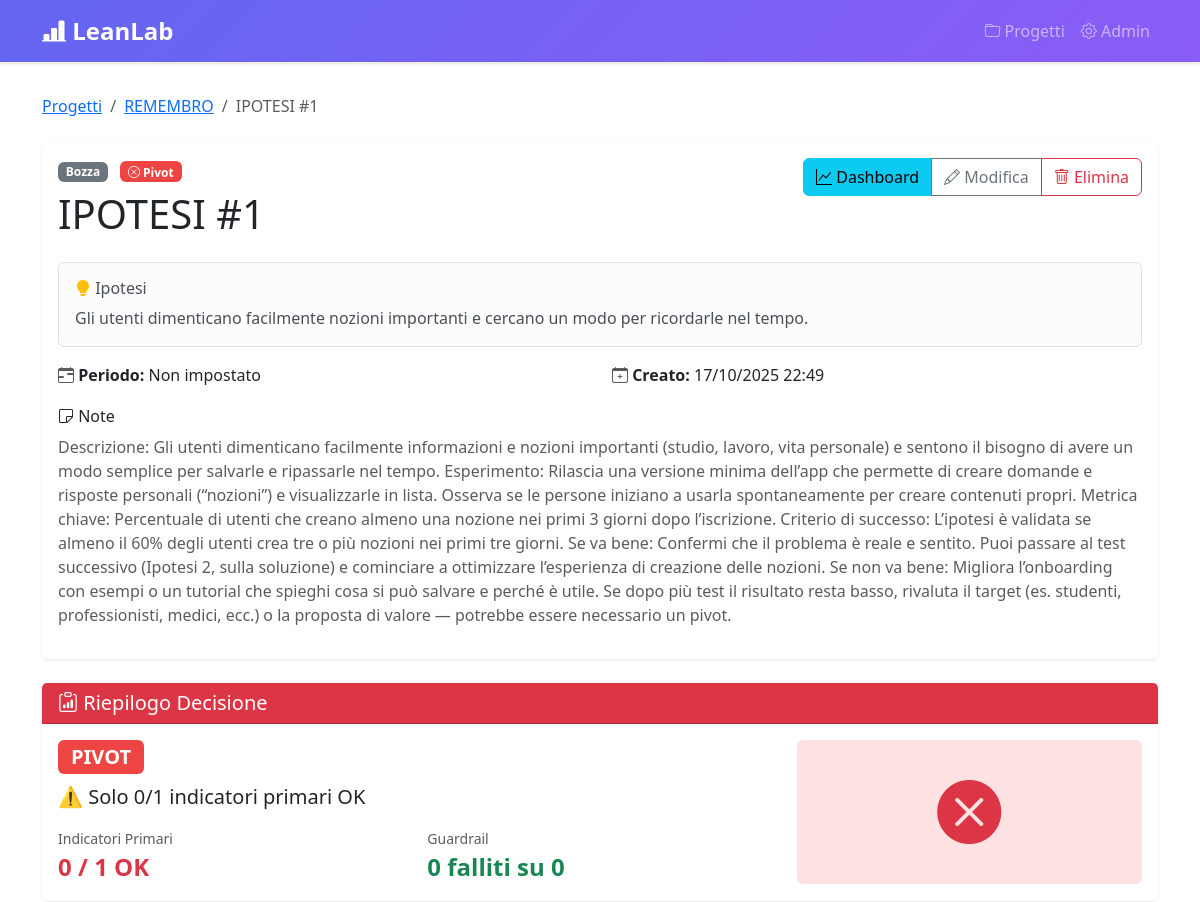
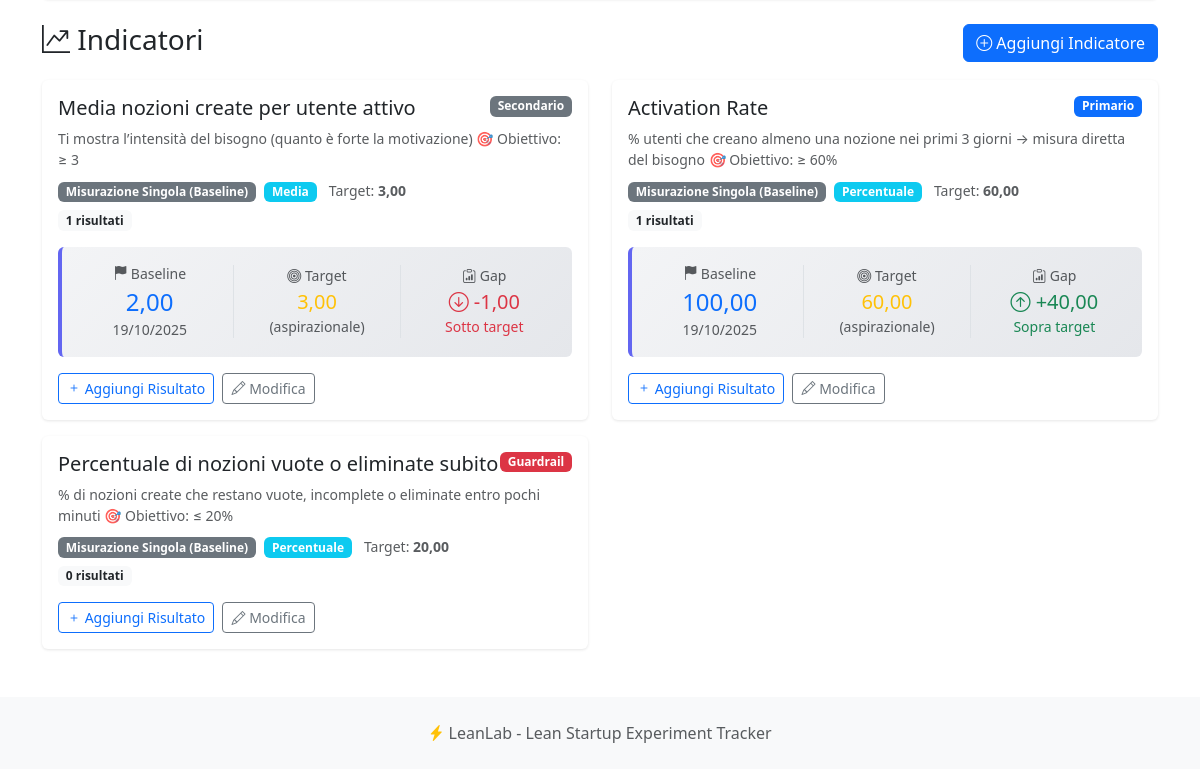
Page /projects/13/experiments/33/ on the earlier database version (2 pictures, top to bottom).
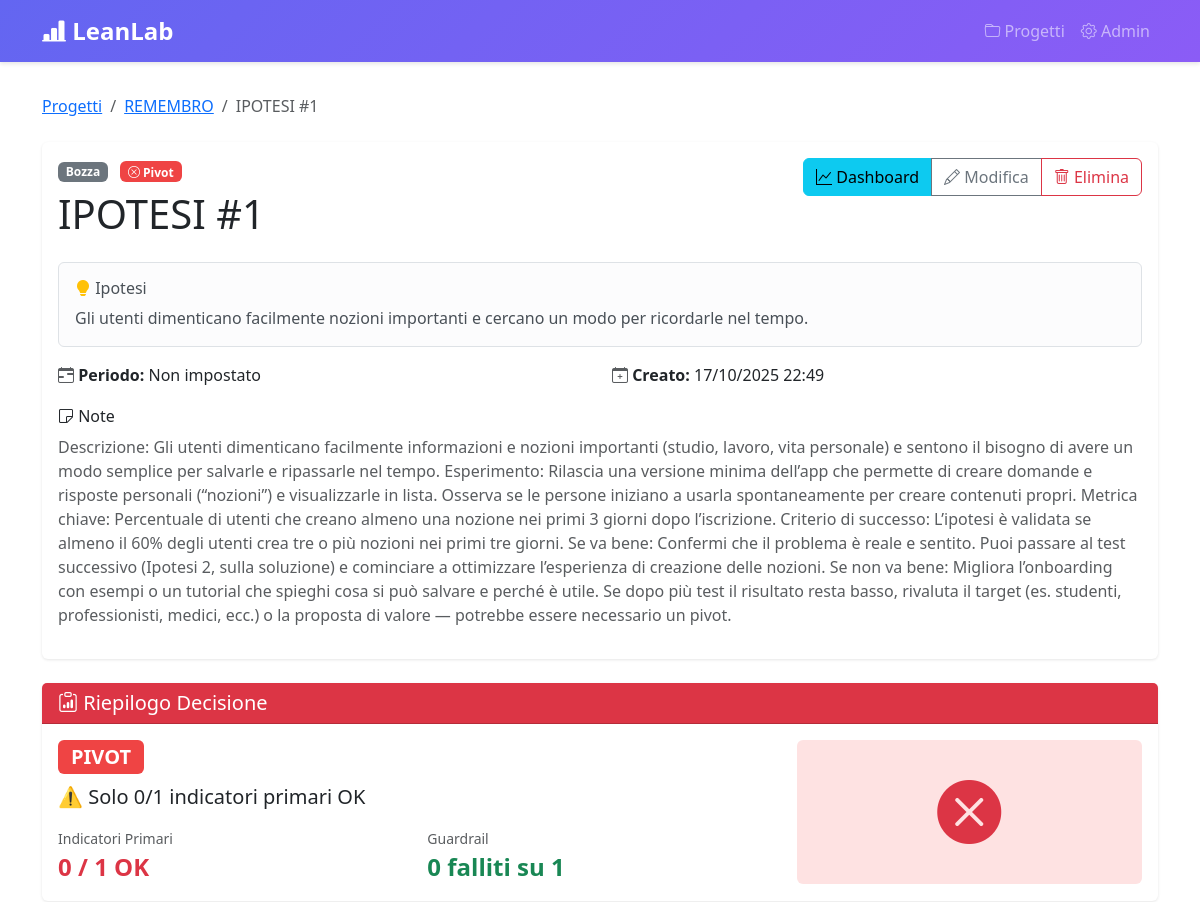
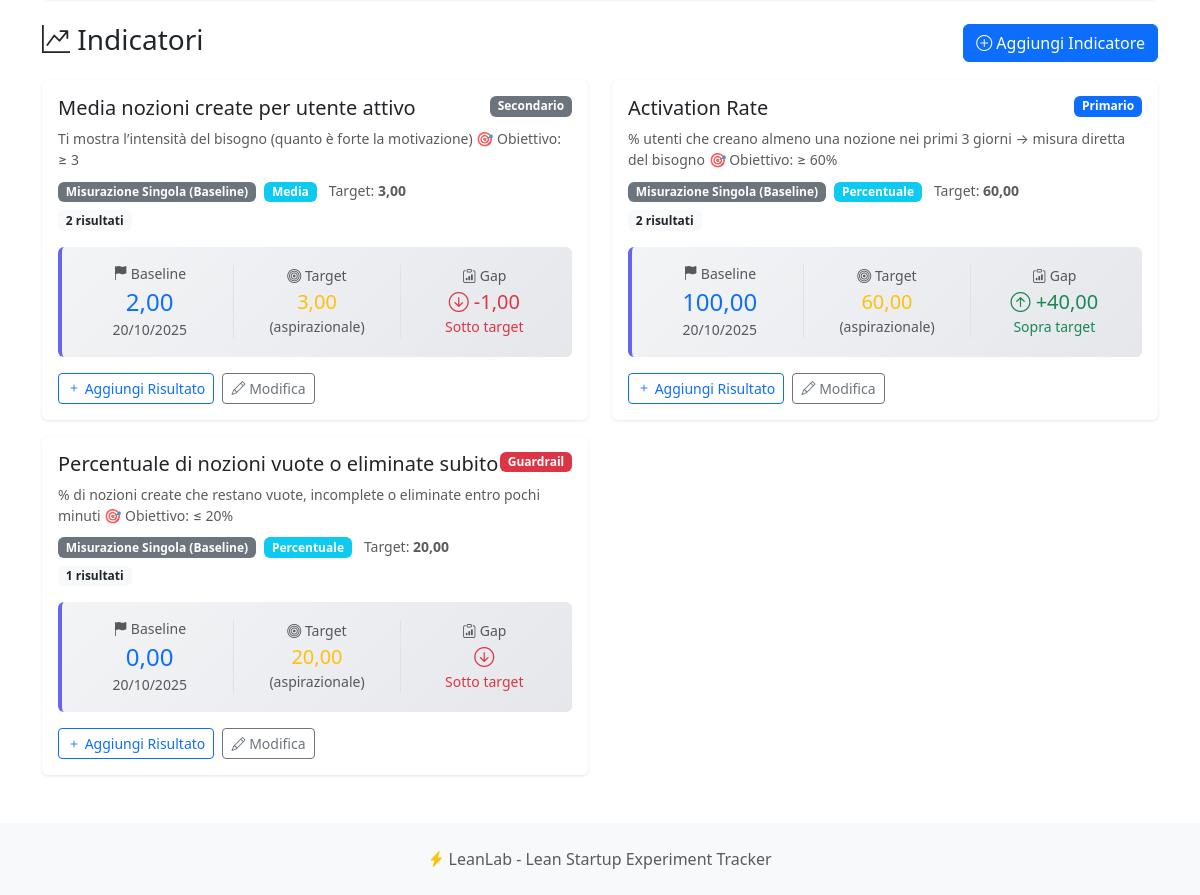
Same page on the later database version (2 pictures, top to bottom).
### metrics/models.py (models this page shows, shortened)
class Indicator(models.Model):
    TYPE_CHOICES = [
        ('percentage', 'Percentuale'),
        ('average', 'Media'),
        ('count', 'Conteggio'),
        ('revenue', 'Revenue'),
    ]
    ROLE_CHOICES = [
        ('primary', 'Primario'),
        ('guardrail', 'Guardrail'),
        ('secondary', 'Secondario'),
    ]
    TEST_TYPE_CHOICES = [
        ('ab_test', 'A/B Test (Control vs Variant)'),
        ('pre_post', 'Pre/Post Test (Before vs After)'),
        ('single', 'Misurazione Singola (Baseline)'),
    ]
    experiment = models.ForeignKey(Experiment, on_delete=models.CASCADE, related_name='indicators')
    name = models.CharField(max_length=200, verbose_name="Nome Indicatore")
    description = models.TextField(blank=True, verbose_name="Descrizione")
    indicator_type = models.CharField(max_length=20, choices=TYPE_CHOICES, default='percentage')
    role = models.CharField(max_length=20, choices=ROLE_CHOICES, default='primary')
    test_type = models.CharField(
        max_length=20,
        choices=TEST_TYPE_CHOICES,
        default='ab_test',
        verbose_name="Tipo di Test",
        help_text="A/B Test per varianti parallele, Pre/Post per before/after, Single per baseline"
    )
    target_uplift = models.DecimalField(
        max_digits=5,
        decimal_places=2,
        help_text="Target % miglioramento (es. 10 per +10%)",
        verbose_name="Target Uplift %"
    )
    bigquery_metric_key = models.CharField(
        max_length=100,
        blank=True,
        help_text="Chiave per recuperare dati da MockBigQueryData (es: completion_rate, retention_d7)",
        verbose_name="Metric Key BigQuery"
    )
    bigquery_query = models.TextField(
        blank=True,
        null=True,
        verbose_name="Query BigQuery SQL",
        help_text="Query SQL completa per calcolare automaticamente i valori. "
                  "Deve restituire le colonne: valore_control, valore_variant, uplift_percentuale (opzionale)"
    )
    created_at = models.DateTimeField(auto_now_add=True)
    class Meta:
        verbose_name = "Indicatore"
        verbose_name_plural = "Indicatori"
        ordering = ['experiment', '-role', 'name']

class Result(models.Model):
    indicator = models.ForeignKey(Indicator, on_delete=models.CASCADE, related_name='results')
    measured_at = models.DateField(verbose_name="Data Misurazione")
    value_control = models.DecimalField(max_digits=12, decimal_places=4, verbose_name="Valore Control")
    value_variant = models.DecimalField(max_digits=12, decimal_places=4, verbose_name="Valore Variant")
    delta_percentage = models.DecimalField(max_digits=8, decimal_places=2, null=True, blank=True, verbose_name="Delta %")
    decision_auto = models.CharField(max_length=20, blank=True, verbose_name="Decisione Auto")
    notes = models.TextField(blank=True, verbose_name="Note")
    created_at = models.DateTimeField(auto_now_add=True)
    class Meta:
        verbose_name = "Risultato"
        verbose_name_plural = "Risultati"
        ordering = ['-measured_at']
    def get_baseline_gap(self):
        if self.indicator.test_type != 'single':
            return None
        if not self.value_control:
            return None
        target_value = float(self.indicator.target_uplift or 0)
        baseline_value = float(self.value_control)
        if target_value == 0:
            return 0.0
        gap = baseline_value - target_value
        return round(gap, 2)

### projects/views.py (the view)
# urls.py: path('<int:project_pk>/experiments/<int:pk>/', views.experiment_detail, name='experiment_detail'),
def experiment_detail(request, project_pk, pk):
    project = get_object_or_404(Project, pk=project_pk)
    experiment = get_object_or_404(Experiment, pk=pk, project=project)
    indicators = experiment.indicators.all().prefetch_related('results')
    context = {
        'project': project,
        'experiment': experiment,
        'indicators': indicators,
    }
    return render(request, 'experiment_detail.html', context)

### projects/templates/experiment_detail.html (shortened to what the changed rows need)
{% extends 'base.html' %}
{% block content %}
<div class="card mb-4">
    <div class="card-body">
        <div class="d-flex justify-content-between align-items-start mb-3">
            <div>
                <h1 class="mb-2">
                     {{ experiment.title }}
                </h1>
            </div>
        </div>
    </div>
</div>
{% with summary=experiment.get_decision_summary %}
<div class="card mb-4 border-{% if summary.decision == 'persevere' %}success{% elif summary.decision == 'pivot' %}danger{% else %}secondary{% endif %}">
    <div class="card-body">
        <div class="row align-items-center">
            <div class="col-md-8">
                <div class="row">
                    <div class="col-6">
                        <small class="text-muted d-block">Guardrail</small>
                        <strong class="fs-4 {% if summary.guardrail_failed == 0 %}text-success{% else %}text-danger{% endif %}">
                            {{ summary.guardrail_failed }} falliti su {{ summary.guardrail_count }}
                        </strong>
                    </div>
                </div>
            </div>
        </div>
    </div>
</div>
{% endwith %}
{% if indicators %}
<div class="row">
    {% for indicator in indicators %}
    <div class="col-md-6 mb-3">
        <div class="card h-100">
            <div class="card-body">
                <div class="d-flex justify-content-between align-items-start mb-2">
                    <h5 class="card-title mb-0">{{ indicator.name }}</h5>
                    <span class="badge
                        {% if indicator.role == 'primary' %}bg-primary
                        {% elif indicator.role == 'guardrail' %}bg-danger
                        {% else %}bg-secondary{% endif %}">
                        {{ indicator.get_role_display }}
                    </span>
                </div>
                <p class="text-muted small mb-2">
                    {{ indicator.description|default:"Nessuna descrizione" }}
                </p>
                <div class="mt-2">
                    <span class="badge
                        {% if indicator.test_type == 'ab_test' %}bg-primary
                        {% elif indicator.test_type == 'pre_post' %}bg-info
                        {% else %}bg-secondary{% endif %}"
                        style="font-size: 0.75rem;">
                        {{ indicator.get_test_type_display }}
                    </span>
                    <span class="badge bg-info ms-1" style="font-size: 0.75rem;">
                        {{ indicator.get_indicator_type_display }}
                    </span>
                    {% if indicator.test_type == 'single' %}
                        {% if indicator.target_uplift > 0 %}
                        <small class="text-muted ms-2">
                            Target: <strong>{{ indicator.target_uplift|floatformat:2 }}</strong>
                        </small>
                        {% endif %}
                    {% else %}
                    <small class="text-muted ms-2">
                        Target: <strong>+{{ indicator.target_uplift }}%</strong>
                    </small>
                    {% endif %}
                </div>
                <div class="d-flex justify-content-between align-items-center mt-2">
                    <span class="badge bg-light text-dark">
                        {{ indicator.results.count }} risultati
                    </span>
                </div>
                {% with indicator.results.first as last_result %}
                {% if last_result %}
                    {% if indicator.test_type == 'single' %}
                    <div class="mt-3 p-3 rounded" style="background: linear-gradient(135deg, #f3f4f6 0%, #e5e7eb 100%); border-left: 4px solid #6366f1;">
                        <div class="row align-items-center">
                            <div class="col-md-4 text-center">
                                <small class="text-muted d-block mb-1">
                                    <i class="bi bi-flag-fill"></i> Baseline
                                </small>
                                <h4 class="text-primary mb-0">{{ last_result.value_control|floatformat:2 }}</h4>
                                <small class="text-muted">{{ last_result.measured_at|date:"d/m/Y" }}</small>
                            </div>
                            {% if indicator.target_uplift > 0 %}
                            <div class="col-md-4 text-center border-start border-end">
                                <small class="text-muted d-block mb-1">
                                    <i class="bi bi-bullseye"></i> Target
                                </small>
                                <h5 class="text-warning mb-0">{{ indicator.target_uplift|floatformat:2 }}</h5>
                                <small class="text-muted">(aspirazionale)</small>
                            </div>
                            <div class="col-md-4 text-center">
                                <small class="text-muted d-block mb-1">
                                    <i class="bi bi-clipboard-data"></i> Gap
                                </small>
                                {% with gap=last_result.get_baseline_gap %}
                                {% if gap >= 0 %}
                                    <h5 class="text-success mb-0">
                                        <i class="bi bi-arrow-up-circle"></i>
                                        +{{ gap|floatformat:2 }}
                                    </h5>
                                    <small class="text-success">Sopra target</small>
                                {% else %}
                                    <h5 class="text-danger mb-0">
                                        <i class="bi bi-arrow-down-circle"></i>
                                        {{ gap|floatformat:2 }}
                                    </h5>
                                    <small class="text-danger">Sotto target</small>
                                {% endif %}
                                {% endwith %}
                            </div>
                            {% endif %}
                        </div>
                    </div>
                    {% endif %}
                {% endif %}
                {% endwith %}
                <div class="mt-3">
                    <a href="{% url 'metrics:result_create' indicator.pk %}" class="btn btn-sm btn-outline-primary me-1">
                        <i class="bi bi-plus"></i> Aggiungi Risultato
                    </a>
                    <a href="{% url 'metrics:indicator_edit' indicator.pk %}" class="btn btn-sm btn-outline-secondary">
                        <i class="bi bi-pencil"></i> Modifica
                    </a>
                </div>
            </div>
        </div>
    </div>
    {% endfor %}
</div>
{% endif %}
{% endblock %}

Differences in the rows shown:
computed for Indicator "Media nozioni create per utente attivo": results.count "1" → "2"; results.first.measured_at "19/10/2025" → "20/10/2025"
computed for Indicator "Activation Rate": results.count "1" → "2"; results.first.measured_at "19/10/2025" → "20/10/2025"
changed Indicator "Percentuale di nozioni vuote o eliminate subito": results.count "0" → "1"; results.first.value_control (not shown) → "0,00"; results.first.measured_at (not shown) → "20/10/2025"; target_uplift (not shown) → "20,00"
Other differences:
{{ summary.guardrail_count }}: "0" → "1"
